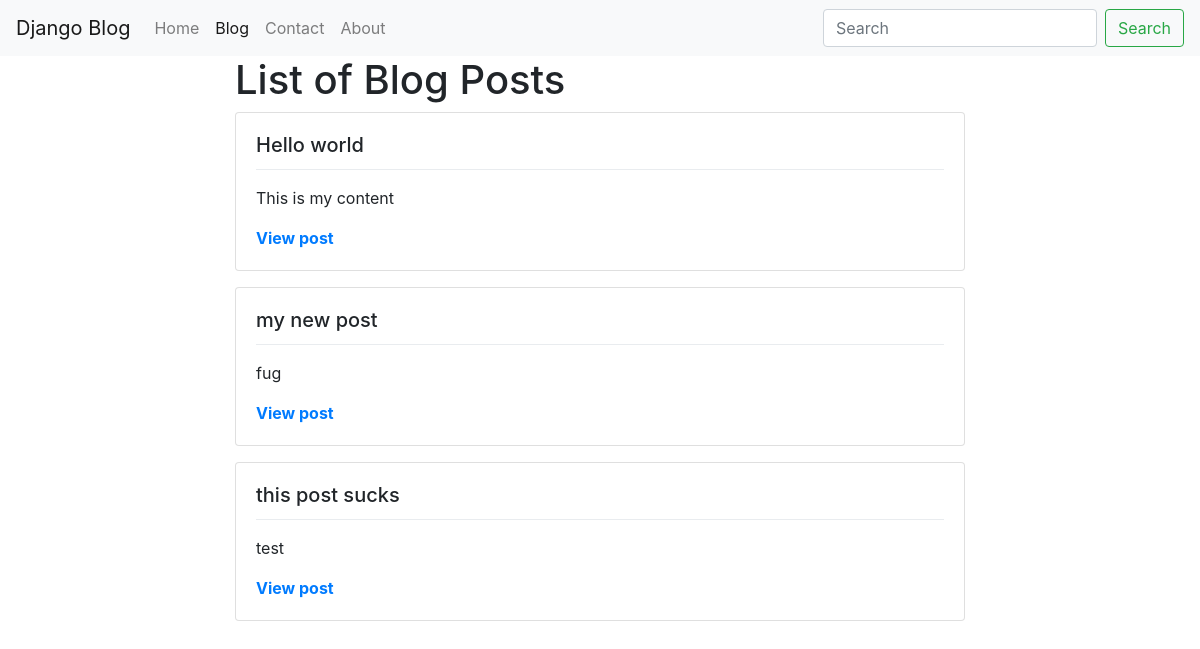
Page /blog/ on the earlier database version.
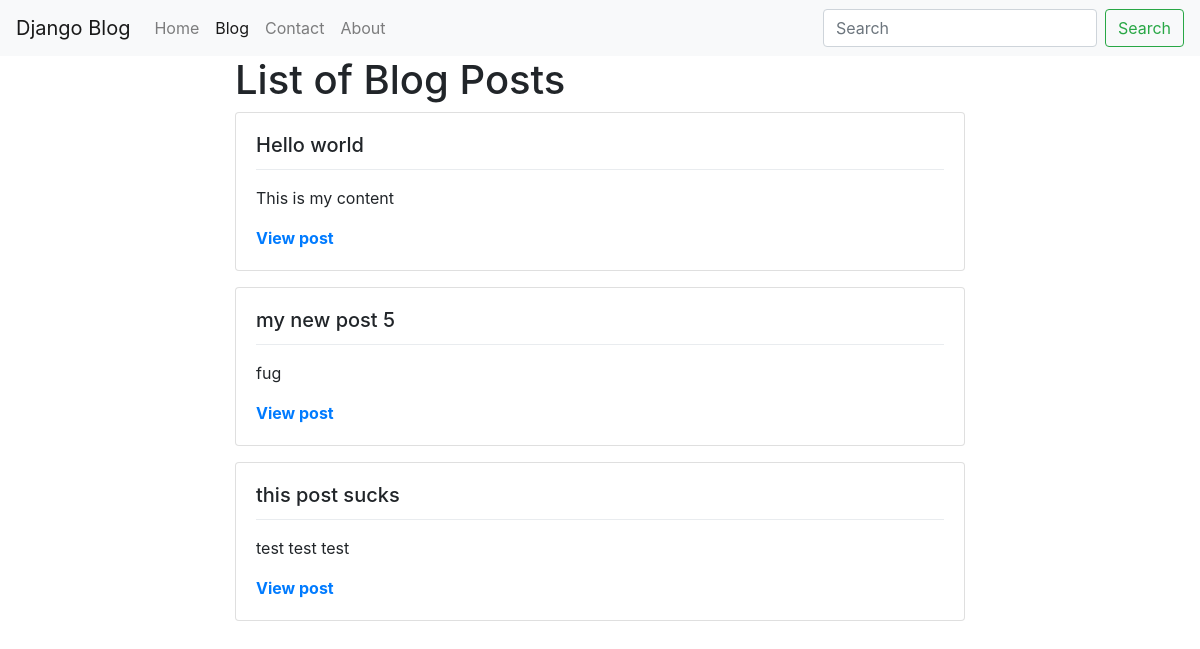
Same page on the later database version.
### blog/models.py (models this page shows, shortened)
class BlogPost(models.Model):
  user = models.ForeignKey(user_model,
    null=True, default=1, on_delete=models.SET_NULL)
  title = models.TextField()
  slug = models.SlugField(unique=True)
  content = models.TextField(null=True, blank=True)
  publish_date = models.DateTimeField(auto_now=False, auto_now_add=False, null=True, blank=True)
  timestamp = models.DateTimeField(auto_now_add=True)
  updated = models.DateTimeField(auto_now=True)
  class Meta:
    ordering = ['-publish_date', '-updated', '-timestamp']
  def get_absolute_url(self):
    return f'/blog/{self.slug}'

### blog/views.py (the view)
# urls.py: path('', blog_post_list_view),
def blog_post_list_view(request):
  list = BlogPost.objects.filter()
  t_name = 'blog/list.html'
  context = {
    'title': 'Blog Posts',
    'title_header': 'List of Blog Posts',
    'list': list,
    }
  return render(request, t_name, context)

### blog/templates/blog/list.html
{% extends "base.html" %}
{% block content %}
  {% for object in list %}
    {% include "blog/list_inline.html" with blog_post=object truncate=True %}
  {% endfor %}
{% endblock %}

### blog/templates/blog/list_inline.html (shortened to what this page needs)
<div class="card mb-3">
  <div class="card-body">
    <h5 class="card-title">{{ blog_post.title }}</h5>
    <div class="dropdown-divider"></div>
    {% if truncate %}
      <p class="card-text">{{ blog_post.content | linebreaks | truncatewords:50 }}</p>
    {% else %}
      <p class="card-text">{{ blog_post.content | linebreaks }}</p>
    {% endif %}
    <div class="row justify-content-end">
      {% if not detail %}
        <div class="text-left col-4">
          <b><a href="{{ blog_post.get_absolute_url }}">View post</a></b>
        </div>
      {% endif %}
      <div class="text-right col-8">
      </div>
    </div>
  </div>
</div>

Differences in the rows shown:
changed BlogPost "fug": title "my new post" → "my new post 5"
changed BlogPost "this post sucks": content "test" → "test test test"
